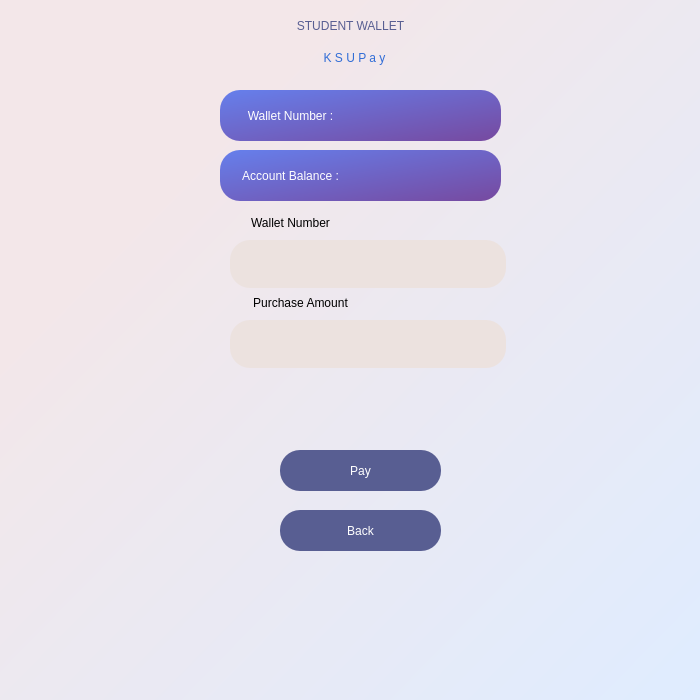
<?xml version="1.0" encoding="UTF-8"?>
<ui version="4.0">
 <class>MainWindow</class>
 <widget class="QMainWindow" name="MainWindow">
  <property name="geometry">
   <rect>
    <x>0</x>
    <y>0</y>
    <width>700</width>
    <height>700</height>
   </rect>
  </property>
  <property name="sizePolicy">
   <sizepolicy hsizetype="Minimum" vsizetype="Minimum">
    <horstretch>0</horstretch>
    <verstretch>0</verstretch>
   </sizepolicy>
  </property>
  <property name="windowTitle">
   <string>MainWindow</string>
  </property>
  <widget class="QWidget" name="centralwidget">
   <property name="enabled">
    <bool>true</bool>
   </property>
   <property name="sizePolicy">
    <sizepolicy hsizetype="Preferred" vsizetype="Preferred">
     <horstretch>0</horstretch>
     <verstretch>0</verstretch>
    </sizepolicy>
   </property>
   <property name="minimumSize">
    <size>
     <width>700</width>
     <height>700</height>
    </size>
   </property>
   <property name="autoFillBackground">
    <bool>false</bool>
   </property>
   <widget class="QWidget" name="widget" native="true">
    <property name="enabled">
     <bool>true</bool>
    </property>
    <property name="geometry">
     <rect>
      <x>0</x>
      <y>0</y>
      <width>700</width>
      <height>700</height>
     </rect>
    </property>
    <property name="layoutDirection">
     <enum>Qt::LeftToRight</enum>
    </property>
    <property name="styleSheet">
     <string notr="true">QWidget#widget{
background-color: qlineargradient(spread:pad, x1:0.0628272, y1:0.085, x2:1, y2:1, stop:0.188482 rgba(243, 231, 233, 255), stop:1 rgba(223, 236, 255, 255));}</string>
    </property>
    <widget class="QLabel" name="ksupay_txt">
     <property name="geometry">
      <rect>
       <x>280</x>
       <y>40</y>
       <width>149</width>
       <height>36</height>
      </rect>
     </property>
     <property name="styleSheet">
      <string notr="true">font: 75 italic 16pt &quot;Sitka Text&quot;;color: rgb(49, 109, 214)</string>
     </property>
     <property name="text">
      <string>K S U P a y</string>
     </property>
     <property name="textFormat">
      <enum>Qt::AutoText</enum>
     </property>
     <property name="scaledContents">
      <bool>false</bool>
     </property>
     <property name="alignment">
      <set>Qt::AlignCenter</set>
     </property>
     <property name="wordWrap">
      <bool>false</bool>
     </property>
     <property name="indent">
      <number>-1</number>
     </property>
    </widget>
    <widget class="QLabel" name="SignUPTxt">
     <property name="geometry">
      <rect>
       <x>210</x>
       <y>10</y>
       <width>281</width>
       <height>31</height>
      </rect>
     </property>
     <property name="styleSheet">
      <string notr="true">color: rgb(88, 94, 146);
font: 87 16pt &quot;Segoe UI Black&quot;;</string>
     </property>
     <property name="text">
      <string>STUDENT WALLET</string>
     </property>
     <property name="alignment">
      <set>Qt::AlignCenter</set>
     </property>
    </widget>
    <widget class="QLabel" name="label_Fname">
     <property name="geometry">
      <rect>
       <x>210</x>
       <y>210</y>
       <width>161</width>
       <height>25</height>
      </rect>
     </property>
     <property name="styleSheet">
      <string notr="true">font: 75 11pt &quot;Tw Cen MT&quot;;</string>
     </property>
     <property name="text">
      <string>Wallet Number</string>
     </property>
     <property name="alignment">
      <set>Qt::AlignCenter</set>
     </property>
    </widget>
    <widget class="QLineEdit" name="walletnum_field">
     <property name="geometry">
      <rect>
       <x>230</x>
       <y>240</y>
       <width>276</width>
       <height>48</height>
      </rect>
     </property>
     <property name="sizePolicy">
      <sizepolicy hsizetype="Expanding" vsizetype="Fixed">
       <horstretch>0</horstretch>
       <verstretch>0</verstretch>
      </sizepolicy>
     </property>
     <property name="cursor">
      <cursorShape>IBeamCursor</cursorShape>
     </property>
     <property name="focusPolicy">
      <enum>Qt::StrongFocus</enum>
     </property>
     <property name="autoFillBackground">
      <bool>false</bool>
     </property>
     <property name="styleSheet">
      <string notr="true">background-color: rgb(236, 226, 223);
border-radius:20px;</string>
     </property>
    </widget>
    <widget class="QLineEdit" name="amount_field">
     <property name="geometry">
      <rect>
       <x>230</x>
       <y>320</y>
       <width>276</width>
       <height>48</height>
      </rect>
     </property>
     <property name="sizePolicy">
      <sizepolicy hsizetype="Expanding" vsizetype="Fixed">
       <horstretch>0</horstretch>
       <verstretch>0</verstretch>
      </sizepolicy>
     </property>
     <property name="cursor">
      <cursorShape>IBeamCursor</cursorShape>
     </property>
     <property name="focusPolicy">
      <enum>Qt::StrongFocus</enum>
     </property>
     <property name="autoFillBackground">
      <bool>false</bool>
     </property>
     <property name="styleSheet">
      <string notr="true">background-color: rgb(236, 226, 223);
border-radius:20px;</string>
     </property>
    </widget>
    <widget class="QLabel" name="label_Lname">
     <property name="geometry">
      <rect>
       <x>220</x>
       <y>290</y>
       <width>161</width>
       <height>25</height>
      </rect>
     </property>
     <property name="styleSheet">
      <string notr="true">font: 75 11pt &quot;Tw Cen MT&quot;;</string>
     </property>
     <property name="text">
      <string>Purchase Amount</string>
     </property>
     <property name="alignment">
      <set>Qt::AlignCenter</set>
     </property>
    </widget>
    <widget class="QPushButton" name="Button_pay">
     <property name="geometry">
      <rect>
       <x>280</x>
       <y>450</y>
       <width>161</width>
       <height>41</height>
      </rect>
     </property>
     <property name="autoFillBackground">
      <bool>false</bool>
     </property>
     <property name="styleSheet">
      <string notr="true">background-color: rgb(88, 94, 146);
color: rgb(255, 255, 255);
font: 87 10pt &quot;Segoe UI Black&quot;;
border-radius:20px;</string>
     </property>
     <property name="text">
      <string>Pay</string>
     </property>
     <property name="checkable">
      <bool>false</bool>
     </property>
    </widget>
    <widget class="QPushButton" name="Button_Back">
     <property name="geometry">
      <rect>
       <x>280</x>
       <y>510</y>
       <width>161</width>
       <height>41</height>
      </rect>
     </property>
     <property name="autoFillBackground">
      <bool>false</bool>
     </property>
     <property name="styleSheet">
      <string notr="true">background-color: rgb(88, 94, 146);
color: rgb(255, 255, 255);
font: 87 10pt &quot;Segoe UI Black&quot;;
border-radius:20px;</string>
     </property>
     <property name="text">
      <string>Back</string>
     </property>
     <property name="checkable">
      <bool>false</bool>
     </property>
    </widget>
    <widget class="QLabel" name="label_error">
     <property name="geometry">
      <rect>
       <x>190</x>
       <y>370</y>
       <width>341</width>
       <height>81</height>
      </rect>
     </property>
     <property name="styleSheet">
      <string notr="true">font: 9pt &quot;Segoe UI&quot;; color:red;</string>
     </property>
     <property name="text">
      <string/>
     </property>
     <property name="alignment">
      <set>Qt::AlignCenter</set>
     </property>
    </widget>
    <widget class="QLabel" name="label_Fname_2">
     <property name="geometry">
      <rect>
       <x>210</x>
       <y>100</y>
       <width>161</width>
       <height>31</height>
      </rect>
     </property>
     <property name="styleSheet">
      <string notr="true">font: 75 11pt &quot;Tw Cen MT&quot;;
color: rgb(255, 255, 255);</string>
     </property>
     <property name="text">
      <string>Wallet Number :</string>
     </property>
     <property name="alignment">
      <set>Qt::AlignCenter</set>
     </property>
    </widget>
    <widget class="QLabel" name="label">
     <property name="geometry">
      <rect>
       <x>220</x>
       <y>90</y>
       <width>281</width>
       <height>51</height>
      </rect>
     </property>
     <property name="styleSheet">
      <string notr="true">background-color: qlineargradient(spread:pad, x1:0.0209424, y1:0.034, x2:0.953, y2:0.977273, stop:0 rgba(102, 126, 234, 255), stop:1 rgba(118, 75, 162, 255));
border-radius:20px;
color: rgb(255, 255, 255);</string>
     </property>
     <property name="text">
      <string/>
     </property>
     <property name="textFormat">
      <enum>Qt::AutoText</enum>
     </property>
     <property name="alignment">
      <set>Qt::AlignRight|Qt::AlignTrailing|Qt::AlignVCenter</set>
     </property>
    </widget>
    <widget class="QLabel" name="label_2">
     <property name="geometry">
      <rect>
       <x>220</x>
       <y>150</y>
       <width>281</width>
       <height>51</height>
      </rect>
     </property>
     <property name="styleSheet">
      <string notr="true">background-color: qlineargradient(spread:pad, x1:0.0209424, y1:0.034, x2:0.953, y2:0.977273, stop:0 rgba(102, 126, 234, 255), stop:1 rgba(118, 75, 162, 255));
border-radius:20px;</string>
     </property>
     <property name="text">
      <string/>
     </property>
     <property name="alignment">
      <set>Qt::AlignRight|Qt::AlignTrailing|Qt::AlignVCenter</set>
     </property>
    </widget>
    <widget class="QLabel" name="label_Fname_4">
     <property name="geometry">
      <rect>
       <x>210</x>
       <y>160</y>
       <width>161</width>
       <height>31</height>
      </rect>
     </property>
     <property name="styleSheet">
      <string notr="true">font: 75 11pt &quot;Tw Cen MT&quot;;
color: rgb(255, 255, 255);</string>
     </property>
     <property name="text">
      <string>Account Balance :</string>
     </property>
     <property name="alignment">
      <set>Qt::AlignCenter</set>
     </property>
    </widget>
    <widget class="QLabel" name="label_walletnum">
     <property name="geometry">
      <rect>
       <x>360</x>
       <y>90</y>
       <width>161</width>
       <height>51</height>
      </rect>
     </property>
     <property name="styleSheet">
      <string notr="true">color: rgb(255, 255, 255);
font: 75 10pt &quot;Tw Cen MT&quot;;</string>
     </property>
     <property name="text">
      <string/>
     </property>
    </widget>
    <widget class="QLabel" name="label_balance">
     <property name="geometry">
      <rect>
       <x>360</x>
       <y>150</y>
       <width>161</width>
       <height>51</height>
      </rect>
     </property>
     <property name="styleSheet">
      <string notr="true">color: rgb(255, 255, 255);
font: 75 10pt &quot;Tw Cen MT&quot;;</string>
     </property>
     <property name="text">
      <string/>
     </property>
    </widget>
    <widget class="QLabel" name="label_msg">
     <property name="geometry">
      <rect>
       <x>190</x>
       <y>370</y>
       <width>341</width>
       <height>81</height>
      </rect>
     </property>
     <property name="styleSheet">
      <string notr="true">font: 10pt &quot;Segoe UI&quot;; 
color: rgb(0, 170, 127);</string>
     </property>
     <property name="text">
      <string/>
     </property>
     <property name="alignment">
      <set>Qt::AlignCenter</set>
     </property>
    </widget>
    <zorder>ksupay_txt</zorder>
    <zorder>SignUPTxt</zorder>
    <zorder>label_Fname</zorder>
    <zorder>walletnum_field</zorder>
    <zorder>amount_field</zorder>
    <zorder>label_Lname</zorder>
    <zorder>Button_pay</zorder>
    <zorder>Button_Back</zorder>
    <zorder>label_error</zorder>
    <zorder>label</zorder>
    <zorder>label_Fname_2</zorder>
    <zorder>label_2</zorder>
    <zorder>label_Fname_4</zorder>
    <zorder>label_walletnum</zorder>
    <zorder>label_balance</zorder>
    <zorder>label_msg</zorder>
   </widget>
  </widget>
 </widget>
 <resources>
  <include location="test1.qrc"/>
 </resources>
 <connections/>
</ui>
